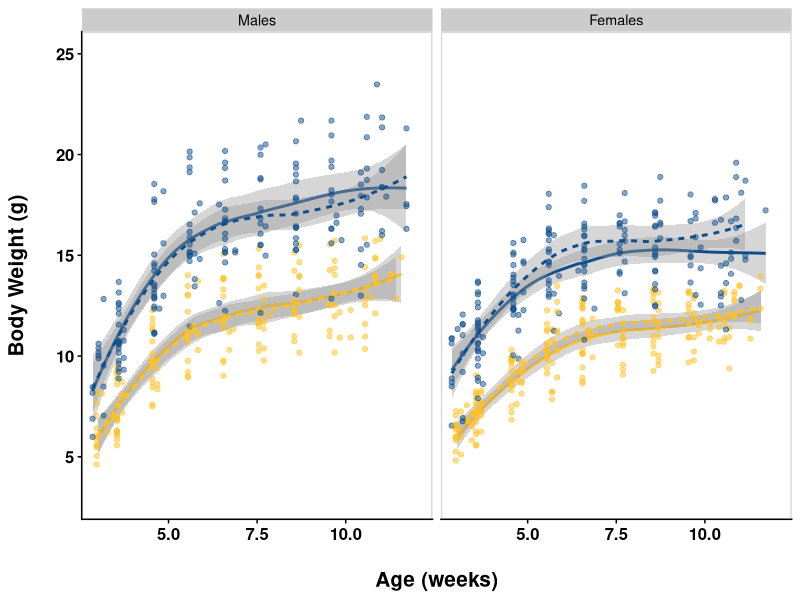
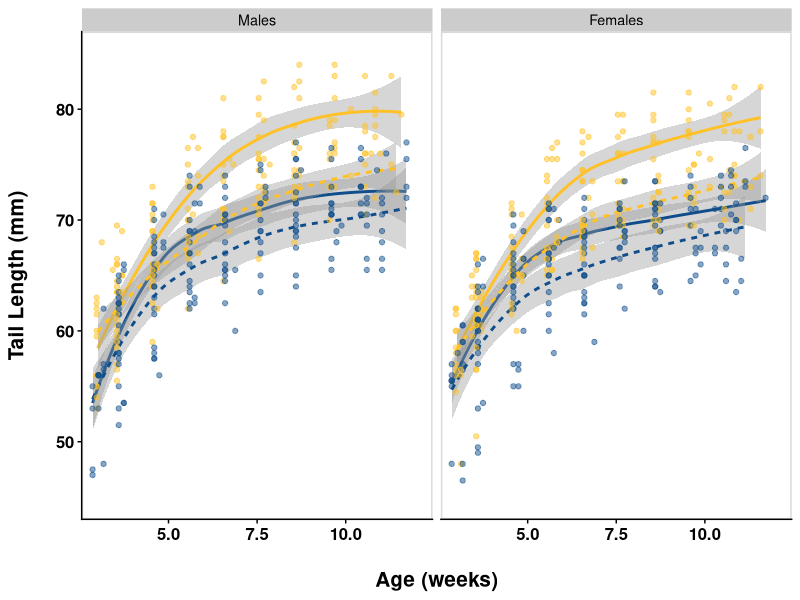
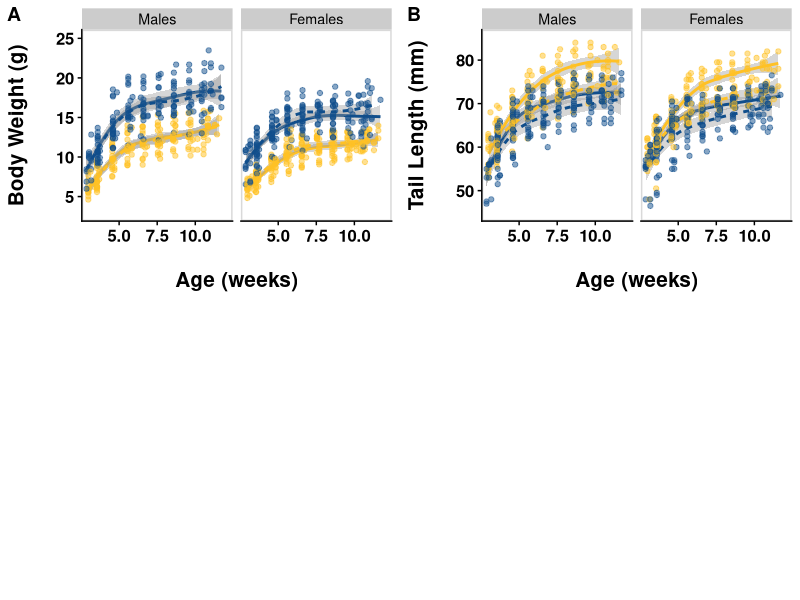
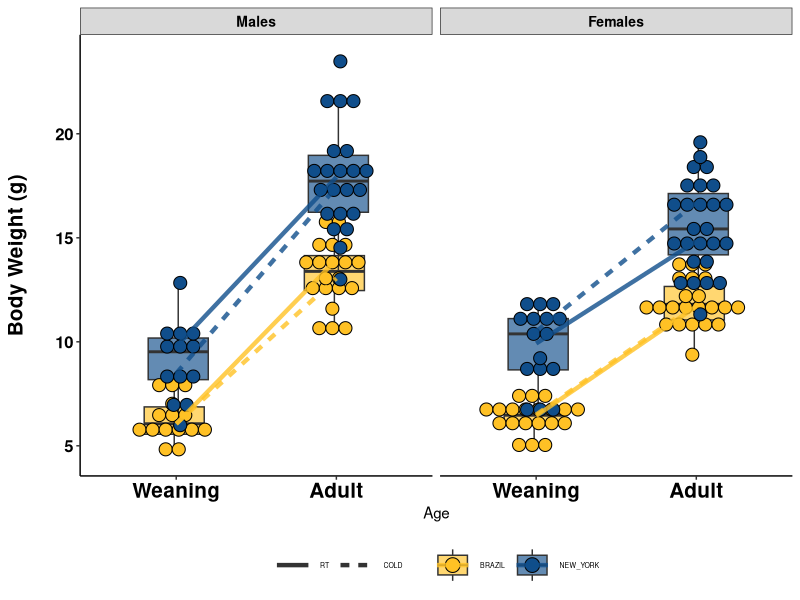
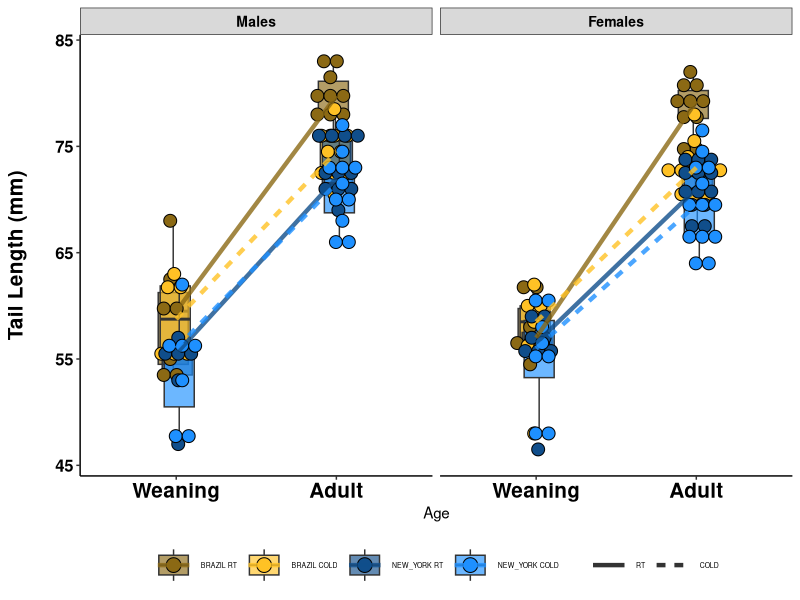
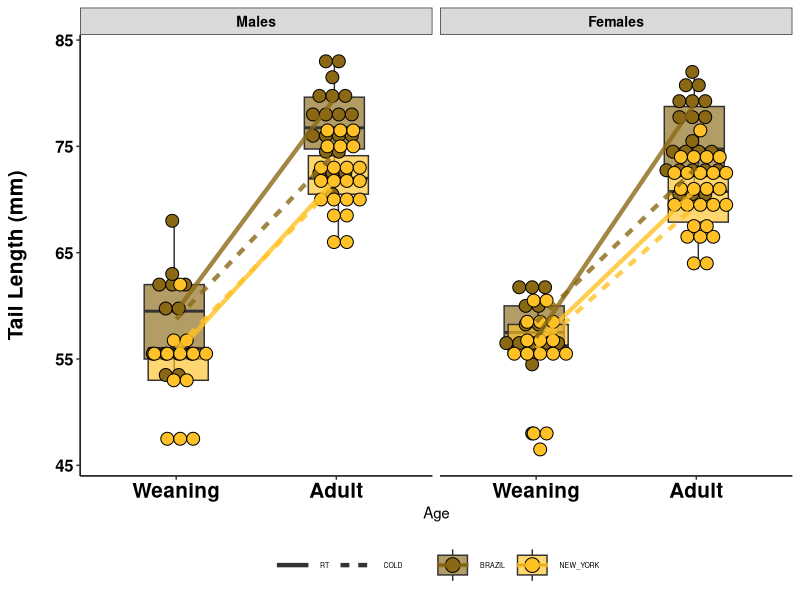

The R source for these figures, in order:
#!/usr/bin/env Rscript --vanilla

# name: weekly_phenotypes_graphed.R
#
# Plot evolved and plastic differences in weekly body weights and tail lengths
#
# input:
#       - data/raw/WeeklyMetaData
# output:
#       - results/figures/WeeklyPhenotypes

# Clear R environment and load libraries
rm(list = ls())
library(tidyverse)
library(here)
library(cowplot)


# Read in data
WeeklyMetaData <- read_csv(here("data/raw/WeeklyMetaData.csv")) %>%
  select(-DOB, -DateMeasured) %>%
  filter(Population == "BRAZIL" | Population == "NEW_YORK") %>%
  #filter(Age_weeks > 3) %>%  #NY lines sometimes were weaned & measured slightly before 3 weeks
  filter(Age_weeks < 12) %>%
  mutate(Sex = fct_recode(Sex, "Females" = "F", "Males" = "M")) %>% # spells out males and females
  mutate(Environment = fct_relevel(Environment,
                                   "RT", "COLD" )) %>% # puts RT before COLD
  mutate(Sex = fct_relevel(Sex, "Males", "Females")) # puts males before females
  
# Clean data of any weird spaces, etc.
WeeklyMetaData[] <- lapply(WeeklyMetaData, function(x) if(is.factor(x)) factor(x) else x)


#sex_labels <- c("Females", "Males")
#names(sex_labels) <- c("F", "M")

BodyWeight <-
  ggplot(data=WeeklyMetaData, aes(x=Age_weeks, y= BodyWeight_g, color=Population)) +
  geom_smooth(aes(linetype=Environment, color=Population), size=1, method="loess") + #std error
  geom_point(position = position_dodge(0.1), size=1.5, alpha=0.5) +
  scale_color_manual(values=c("goldenrod1","dodgerblue4")) +
  coord_cartesian(xlim = c(3,12), ylim = c(3,25)) +
  facet_wrap(facets = "Sex",
             #strip.position = "top",
             scales = "fixed") +
             #labeller=labeller(Sex = sex_labels)) +
  theme_half_open(12) +
  panel_border() +
  theme(panel.grid.minor = element_blank(), axis.line = element_line(colour = "black"),
        axis.title.x = element_text(margin = margin(t = 20), size = 15, face = "bold"),
        axis.title.y = element_text(margin = margin(r = 20), size = 15, face = "bold"),
        axis.text.x = element_text(size = 12, face = "bold", color = "black"),
        axis.text.y = element_text(size = 12, face = "bold", color = "black"),
        #legend.title = element_blank(),
        legend.position = "none",
       # legend.key.size = unit(1.5, "cm"),
       # legend.text = element_text(size=15),
        #legend.key = element_rect(fill = "transparent"),
        plot.title = element_text(size = 20, face = "bold", hjust = 0.5)) +
  labs(x = "Age (weeks)", y = "Body Weight (g)")
BodyWeight

TailLength <-
  ggplot(data=WeeklyMetaData, aes(x=Age_weeks, y=TailLength_mm, color=Population)) +
  geom_smooth(aes(linetype=Environment, color=Population), size=1, method="loess") + #std error
  geom_point(position = position_dodge(0.1), size=1.5, alpha=0.5) +
  scale_color_manual(values=c("goldenrod1","dodgerblue4")) +
  coord_cartesian(xlim = c(3,12), ylim = c(45,85)) +
  facet_grid(. ~ Sex) +
  theme_half_open(12) +
  panel_border() +
  theme(panel.grid.minor = element_blank(), axis.line = element_line(colour = "black"),
        axis.title.x = element_text(margin = margin(t = 20), size = 15, face = "bold"),
        axis.title.y = element_text(margin = margin(r = 20), size = 15, face = "bold"),
        axis.text.x = element_text(size = 12, face = "bold", color = "black"),
        axis.text.y = element_text(size = 12, face = "bold", color = "black"),
        #legend.title = element_blank(),
        legend.position = "none",
        # legend.key.size = unit(1.5, "cm"),
        # legend.text = element_text(size=15),
        #legend.key = element_rect(fill = "transparent"),
        plot.title = element_text(size = 20, face = "bold", hjust = 0.5)) +
  labs(x = "Age (weeks)", y = "Tail Length (mm)")
TailLength
plot_grid(BodyWeight, TailLength, labels = c('A', 'B'), ncol = 2, nrow = 2)


#### Load PostDissection datasheet ####
# Read in data
Development <- WeeklyMetaData %>%
  filter(Age_category == "weaning" | Age_category == "endexp") %>%
  mutate(PopEnv = paste(Population, Environment)) %>%
  mutate(PopEnv = fct_relevel(PopEnv, "BRAZIL RT", "BRAZIL COLD", "NEW_YORK RT", "NEW_YORK COLD")) %>%
  mutate(Age_category = fct_relevel(Age_category, "weaning", "endexp" )) # puts weaning before adult

WeaningBW <-
  ggplot(data=Development, aes(x = Age_category, y = BodyWeight_g, fill = Population)) +
  geom_boxplot(position = position_dodge(width=0.05), alpha=0.65, outlier.shape = NA) +
  geom_dotplot(binaxis='y', stackdir = 'center', position = position_dodge(0.1)) +
  #geom_jitter(position = position_dodge(0.8), alpha=2, size=3, shape=21) +
  stat_summary(
    fun = median,
    geom = 'line',
    aes(group = PopEnv, colour = Population, linetype=Environment),
    position = "identity", size=1.5, alpha=0.8) +
  scale_color_manual(values=c("goldenrod1","dodgerblue4")) +
  scale_fill_manual(values=c("goldenrod1","dodgerblue4")) +
  facet_wrap(.~Sex) +
  theme_bw() + 
  theme(panel.border = element_blank(), panel.grid.major = element_blank(),
        panel.grid.minor = element_blank(), axis.line = element_line(colour = "black"),
        axis.title.y = element_text(margin = margin(r = 20), size = 15, face = "bold"),
        axis.text.x = element_text(size = 15, face = "bold", color = "black"),
        axis.text.y = element_text(size = 12, face = "bold", color = "black")) +
  theme(strip.text = element_text(size = 10, face = "bold", color = "black")) +
  scale_x_discrete(labels=c("Weaning", "Adult")) +
  theme(legend.title = element_blank(),
        legend.position="bottom", legend.box = "horizontal",
        legend.key.size = unit(1, "cm"),
        legend.text = element_text(size=5),
        legend.key = element_rect(fill = "transparent")) +
  theme(plot.title = element_text(size = 20, face = "bold", hjust = 0.5)) +
  labs(x = "Age", y = "Body Weight (g)")
WeaningBW

WeaningTL <-
  ggplot(data=Development, aes(x = Age_category, y = TailLength_mm, fill = PopEnv)) +
  geom_boxplot(position = position_dodge(width=0.05), alpha=0.65, outlier.shape = NA) +
  geom_dotplot(binaxis='y', stackdir = 'center', position = position_dodge(0.1)) +
  #geom_jitter(position = position_dodge(0.8), alpha=2, size=3, shape=21) +
  stat_summary(
    fun = median,
    geom = 'line',
    aes(group = PopEnv, colour = PopEnv, linetype=Environment),
    position = "identity", size=1.5, alpha=0.8) +
  scale_color_manual(values=c("goldenrod4","goldenrod1", "dodgerblue4", "dodgerblue1")) +
  scale_fill_manual(values=c("goldenrod4","goldenrod1", "dodgerblue4", "dodgerblue1")) +
  facet_wrap(.~Sex) +
  theme_bw() + 
  theme(panel.border = element_blank(), panel.grid.major = element_blank(),
        panel.grid.minor = element_blank(), axis.line = element_line(colour = "black"),
        axis.title.y = element_text(margin = margin(r = 20), size = 15, face = "bold"),
        axis.text.x = element_text(size = 15, face = "bold", color = "black"),
        axis.text.y = element_text(size = 12, face = "bold", color = "black")) +
  theme(strip.text = element_text(size = 10, face = "bold", color = "black")) +
  scale_x_discrete(labels=c("Weaning", "Adult")) +
  theme(legend.title = element_blank(),
        legend.position="bottom", legend.box = "horizontal",
        legend.key.size = unit(1, "cm"),
        legend.text = element_text(size=5),
        legend.key = element_rect(fill = "transparent")) +
  theme(plot.title = element_text(size = 20, face = "bold", hjust = 0.5)) +
  labs(x = "Age", y = "Tail Length (mm)")
WeaningTL

WeaningTL2 <-
  ggplot(data=Development, aes(x = Age_category, y = TailLength_mm, fill = Population)) +
  geom_boxplot(position = position_dodge(width=0.05), alpha=0.65, outlier.shape = NA) +
  geom_dotplot(binaxis='y', stackdir = 'center', position = position_dodge(0.1)) +
  #geom_jitter(position = position_dodge(0.8), alpha=2, size=3, shape=21) +
  stat_summary(
    fun = median,
    geom = 'line',
    aes(group = PopEnv, colour = Population, linetype=Environment),
    position = "identity", size=1.5, alpha=0.8) +
  scale_color_manual(values=c("goldenrod4","goldenrod1", "dodgerblue4", "dodgerblue1")) +
  scale_fill_manual(values=c("goldenrod4","goldenrod1", "dodgerblue4", "dodgerblue1")) +
  facet_wrap(.~Sex) +
  theme_bw() + 
  theme(panel.border = element_blank(), panel.grid.major = element_blank(),
        panel.grid.minor = element_blank(), axis.line = element_line(colour = "black"),
        axis.title.y = element_text(margin = margin(r = 20), size = 15, face = "bold"),
        axis.text.x = element_text(size = 15, face = "bold", color = "black"),
        axis.text.y = element_text(size = 12, face = "bold", color = "black")) +
  theme(strip.text = element_text(size = 10, face = "bold", color = "black")) +
  scale_x_discrete(labels=c("Weaning", "Adult")) +
  theme(legend.title = element_blank(),
        legend.position="bottom", legend.box = "horizontal",
        legend.key.size = unit(1, "cm"),
        legend.text = element_text(size=5),
        legend.key = element_rect(fill = "transparent")) +
  theme(plot.title = element_text(size = 20, face = "bold", hjust = 0.5)) +
  labs(x = "Age", y = "Tail Length (mm)")
WeaningTL2